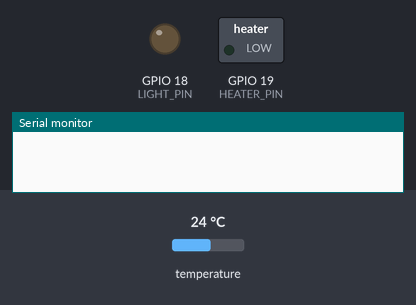
A program run on a simulated ESP32. Shown: switched loads named in the program (green lamp = pin HIGH), output pins drawn as LEDs (lit = HIGH), the last lines printed to the serial monitor. Inputs (shaded band) come from the test bench; at power-on: temperature 24 °C.

Above: at 0.1 s.
At 0.89 s:
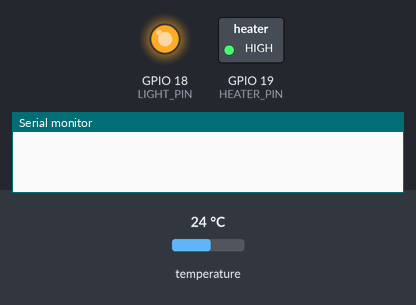
At 1.9 s:
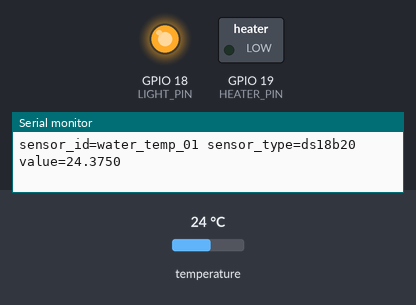
2.0 s: temperature set to 33 °C
Timing chart, 0 to 5.0 s (numbered marks = the images above; inputs shaded):
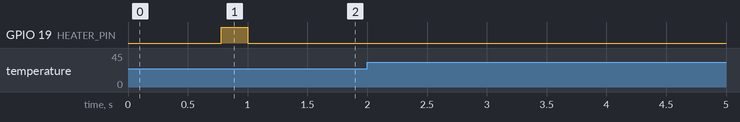

The program:

main.cpp
```cpp
// (licence header left out)
#include <Arduino.h>
#include <OneWire.h>
#include <DallasTemperature.h>
#include <QuickPID.h>

// PINS
const int ONE_WIRE_BUS     = 23;
const int HEATER_PIN       = 19;
const int LIGHT_PIN        = 18;

const int BAUD_RATE = 115200;
const int SERIAL_READ_BUFFER_LENGTH = 256;

// Update interval of esp controller
const int UPDATE_INTERVAL = 1000;

// light
const int LIGHT_PWM_CHANNEL = 2;
const int LIGHT_PWM_FREQ = 5000;
const int LIGHT_PWM_RES  = 10;
const float LIGHT_INIT_BRIGHTNESS = 1.0f;
static float ledBrightness = LIGHT_INIT_BRIGHTNESS; // Do not update manually! Change may not be applied
static float GAMMA_CORRECTION = 2.2f;

// Heating
const uint32_t CONTROL_INTERVAL_MS = 1000; // QuickPID sample time
const uint32_t HEATER_WINDOW_MS    = 3000; // PWM window
const float HEATER_BIAS = 20.0f;
const float WATER_TEMP_MAX = 28.0f;        // max for all aquarium residents
const float WATER_TEMP_SAFETY_MAX = 30.0f; // max for all equipment
const float WATER_TEMP_INIT_VAL = 24.0f;

class Heater {
  public:

    Heater();
    void init();
    void setSetpointC(float newSetpointC);
    void tick();
    void shutDown();

  private:

    float input = 0.0f;
    float output = 0.0f;
    float pidOutput = 0.0f;
    float setpointC = WATER_TEMP_INIT_VAL;
    float pidSetpoint = WATER_TEMP_INIT_VAL * 100.0f;
    float Kp = 1.00f, Ki = 0.0006f, Kd = 0.0f;
    float POn = 1.0f;
    float DOn = 0.0f;
    bool pidLoop = false;
    QuickPID pid;

    void heaterTimeProportioning(float outputPercent);
};

Heater heater;

#include "esp_task_wdt.h"
constexpr int WDT_TIMEOUT_S = 3;

static void watchdogInit() {
  esp_task_wdt_init(WDT_TIMEOUT_S, true); // panic/reset on timeout
  esp_task_wdt_add(NULL);                 // watch the main loop task
}
static inline void watchdogFeed() { esp_task_wdt_reset(); }

// Temperature Sensor DS18B20
const float WATER_TEMP_CALIBRATION_VALUE = 0.375f;

class TempSensor {
  public:
    TempSensor();

    void init();
    void tick();

    float tempC = 0;

  private:
    OneWire oneWire;
    DallasTemperature waterTempSensor;

    float measureTempBlocking();
};

TempSensor tempSensor;

// helper functions
void serialWriteSensor(const char* sensor_id, const char* sensor_type, double value);
void serialReadCommands();
bool heaterSafetyOff = false; // of true heater can't be turned on
void heaterWrite(u_int32_t val);
int brightness_to_duty(float brightness);
void setBrighnessToPWM(float brightness);
void serialReport();

void setup() {
  Serial.begin(BAUD_RATE);

  pinMode(HEATER_PIN, OUTPUT);
  heaterWrite(LOW);

  watchdogInit();

  tempSensor.init();
  heater.init();

  ledcSetup(LIGHT_PWM_CHANNEL, LIGHT_PWM_FREQ, LIGHT_PWM_RES);
  ledcAttachPin(LIGHT_PIN, LIGHT_PWM_CHANNEL);
  setBrighnessToPWM(LIGHT_INIT_BRIGHTNESS);
}

void loop() {
  watchdogFeed();
  serialReadCommands();
  tempSensor.tick();
  heater.tick();
  serialReport();
}


// ========================
// Function implementations
// ========================

void serialReport() {
  static uint32_t lastReport = 0;
  if (millis() - lastReport >= UPDATE_INTERVAL) {
    lastReport += UPDATE_INTERVAL;
    serialWriteSensor("brightness", "light", ledBrightness);
  }
}

static inline char* ltrim(char* s) {
  while (*s && isspace((unsigned char)*s)) s++;
  return s;
}

static inline void rtrim_inplace(char* s) {
  size_t n = strlen(s);
  while (n && isspace((unsigned char)s[n - 1])) s[--n] = '\0';
}

static bool parseKeyValue(char* line, char*& key, char*& val) {
  line = ltrim(line);
  rtrim_inplace(line);
  if (*line == '\0') return false;

  // split key and value on first whitespace
  char* p = line;
  while (*p && !isspace((unsigned char)*p)) p++;
  if (*p == '\0') return false;           // no value present

  *p++ = '\0';
  p = ltrim(p);
  if (*p == '\0') return false;

  key = line;
  val = p;
  return true;
}

void serialWriteSensor(const char* sensor_id, const char* sensor_type, double value) {
  Serial.printf("sensor_id=%s sensor_type=%s value=%.4f\r\n", sensor_id, sensor_type, value);
}

void handleCommand(char *cmd) {
  char* key = nullptr;
  char* valStr = nullptr;

  if (!parseKeyValue(cmd, key, valStr)) return;

  char* valueEnd = nullptr;
  float value = strtof(valStr, &valueEnd);

  if (valueEnd == valStr) return;
  while (*valueEnd && isspace((unsigned char)*valueEnd)) valueEnd++;
  if (*valueEnd != '\0') return;

  if (strcmp(key, "target-temperature") == 0) {
    if (isfinite(value) || value > WATER_TEMP_MAX) {
      heater.setSetpointC(value);
    } else {
      serialWriteSensor("command-temp-too-high-or-invalid", "err", value);
    };
    serialWriteSensor("temp-command", "dbg", value);
    return;
  }

  if (strcmp(key, "led-brightness") == 0) {
    if (!isfinite(value)) return;
    if (value < 0.0f) value = 0.0f;
    if (value > 1.0f) value = 1.0f;
    setBrighnessToPWM(value);
    serialWriteSensor("brightness-command", "dbg", value);
    return;
  }
}

void serialReadCommands() {
  static char buffer[SERIAL_READ_BUFFER_LENGTH];
  static size_t bufferLength = 0;

  const uint32_t start = millis();
  const uint32_t budgetMs = 5;        // process serial for max 5ms per loop
  size_t processed = 0;

  while (Serial.available() > 0) {
    char c = (char)Serial.read();

    if (c == '\r') continue;
    if (c == '\n') {
      buffer[bufferLength] = '\0';
      handleCommand(buffer);
      bufferLength = 0;
      continue;
    }

    if (bufferLength < sizeof(buffer) - 1) {
      buffer[bufferLength++] = c;
    } else {
      // overflow: drop line
      bufferLength = 0;
    }

    if ((millis() - start) >= budgetMs) break;
  }
}

int brightness_to_duty(float brightness) {
  const int maxDuty = (1 << LIGHT_PWM_RES) - 1;
  brightness = constrain(brightness, 0.0f, 1.0f);

  float corrected = powf(brightness, GAMMA_CORRECTION);
  int duty = (int)lroundf(corrected * maxDuty);

  return constrain(duty, 0, maxDuty);
}

void setBrighnessToPWM(float brightness) {
  brightness = constrain(brightness, 0.0f, 1.0f);
  ledBrightness = brightness;
  ledcWrite(LIGHT_PWM_CHANNEL, brightness_to_duty(brightness));
}

// ======
// Heater
// ======

void Heater::heaterTimeProportioning(float outputPercent) {
  static uint32_t windowStart = millis();
  uint32_t now = millis();

  outputPercent = constrain(outputPercent, 0.0f, 100.0f);
  uint32_t onTime = (uint32_t)lroundf((HEATER_WINDOW_MS * outputPercent) / 100.0f);
  uint32_t offTime = (uint32_t)HEATER_WINDOW_MS - onTime;

  if (outputPercent <= 0.0) {
    heaterWrite(LOW);
    return;
  }

  if (now - windowStart <= onTime) {
    heaterWrite(HIGH);
  } else if (now - windowStart <= onTime + offTime) {
    heaterWrite(LOW);
  } else {
    windowStart = now;   // reset
  }

}

void Heater::init() {
  pid.SetOutputLimits(- HEATER_BIAS,  60.0f - HEATER_BIAS );
  pid.SetSampleTimeUs((uint32_t)CONTROL_INTERVAL_MS * 1000);

  pid.SetMode(QuickPID::Control::automatic);
  pidLoop = true;
}

void Heater::setSetpointC(float newSetpointC) {
  setpointC = newSetpointC;
  pidSetpoint = newSetpointC * 100.0f;
}

Heater::Heater()
: pid(
  &input, &pidOutput, &pidSetpoint, Kp, Ki, Kd,
  QuickPID::pMode::pOnError,
  QuickPID::dMode::dOnMeas,
  QuickPID::iAwMode::iAwCondition,
  QuickPID::Action::direct
  )
{}

void Heater::tick() {

  input = tempSensor.tempC * 100.0f;

  if (pidLoop) {
    if (tempSensor.tempC < setpointC - 3.0f) {
      pid.SetMode(QuickPID::Control::manual);
      pidOutput = 40.0f;
    } else if (tempSensor.tempC > setpointC + 0.5f) {
      pid.SetMode(QuickPID::Control::manual);
      pidOutput = -HEATER_BIAS;
    } else {
      pid.SetMode(QuickPID::Control::automatic);
    }

    pid.Compute();

    output = HEATER_BIAS + pidOutput;

    if (tempSensor.tempC > setpointC + 1.0f || tempSensor.tempC > WATER_TEMP_MAX) { // extra layer of security to prevent overheating
      output = 0;
    }

    heaterTimeProportioning(output);
  } else {
    output = 0.0f;
    heaterTimeProportioning(0.0f);
    heaterWrite(LOW);
  }

  static uint32_t lastPrint = 0;
  if (millis() - lastPrint >= UPDATE_INTERVAL) {
    lastPrint += UPDATE_INTERVAL;
    serialWriteSensor("output", "internal_pid_val", output);
    serialWriteSensor("target", "internal_pid_val", setpointC);
  }

}

void Heater::shutDown() {
  pidLoop = false;
  output = 0.0f;
  heaterWrite(LOW);
}


// ==========
// TempSensor
// ==========

TempSensor::TempSensor()
: oneWire(ONE_WIRE_BUS),
  waterTempSensor(&oneWire)
{}

void TempSensor::init() {
  waterTempSensor.begin();
  waterTempSensor.setWaitForConversion(true);
  measureTempBlocking();
  waterTempSensor.setWaitForConversion(false);
}

float TempSensor::measureTempBlocking() {
  waterTempSensor.requestTemperaturesByIndex(0);
  float waterTemp = waterTempSensor.getTempCByIndex(0);
  waterTemp += WATER_TEMP_CALIBRATION_VALUE;
  tempC = waterTemp;
  return tempC;
}

uint32_t convTimeMsForResolution(uint8_t res) {
  switch (res) {
    case 9:  return 94;
    case 10: return 188;
    case 11: return 375;
    default: return 750;
  }
}

void TempSensor::tick() {
  static uint32_t convStart = 0;
  static uint32_t conversionTime = convTimeMsForResolution(waterTempSensor.getResolution());
  enum class TempState { Idle, Converting };
  static TempState state = TempState::Idle;

  uint32_t now = millis();

  switch (state) {
    case TempState::Idle:
      if (now - convStart >= UPDATE_INTERVAL) {
        waterTempSensor.requestTemperaturesByIndex(0);
        convStart = now;
        state = TempState::Converting;
      }
      break;

    case TempState::Converting:
      if (now - convStart >= conversionTime) {
        float temp = waterTempSensor.getTempCByIndex(0);

        if (temp == DEVICE_DISCONNECTED_C || isnan(temp) || temp > WATER_TEMP_SAFETY_MAX) {
          heater.shutDown();
          heaterSafetyOff = true;
          Serial.println("DS18B20 error or too high -> heater off");
        }

        tempC = temp + WATER_TEMP_CALIBRATION_VALUE;

        serialWriteSensor("water_temp_01", "ds18b20", tempC);
        state = TempState::Idle;
      }
      break;
  }
}

void heaterWrite(u_int32_t val) {
  if (heaterSafetyOff) {
    digitalWrite(HEATER_PIN, LOW);
    return;
  }

  digitalWrite(HEATER_PIN, val);
}
```
